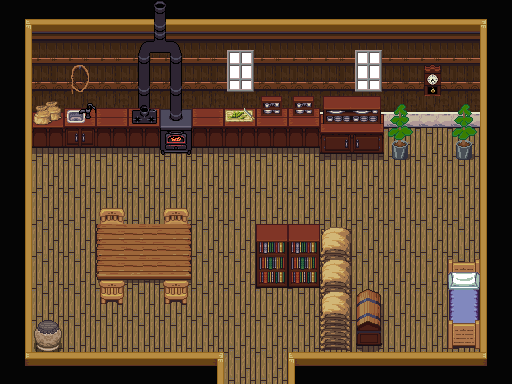

Tiled map render using the project's own tile images. Description and the whole map definition, tile-layer contents included, below:
An orthogonal 16x12 tile map with 32x32 px tiles, 5 tile layers (U_Background, U_Furniture, U_Furniture2, U_Furniture3, ...), 2 tilesets and 14 objects (village1).

<map version="1.2" tiledversion="1.2.5" orientation="orthogonal" renderorder="right-down" width="16" height="12" tilewidth="32" tileheight="32" infinite="0" nextlayerid="8" nextobjectid="18">
 <tileset firstgid="1" source="Indoor.tsx" />
 <tileset firstgid="769" source="Indoor_2.tsx" />
 <layer id="1" name="U_Background" width="16" height="12">
  <data encoding="csv">
338,340,340,340,340,340,340,340,340,340,340,340,340,340,340,337,
317,225,225,225,225,225,225,225,225,225,225,225,225,225,225,315,
317,249,249,249,249,249,249,249,249,249,249,249,249,249,249,315,
317,273,273,273,273,273,273,273,273,273,273,273,273,273,273,315,
317,361,361,361,361,361,361,361,361,361,361,361,361,361,361,315,
317,361,361,361,361,361,361,361,361,361,361,361,361,361,361,315,
317,361,361,361,361,361,361,361,361,361,361,361,361,361,361,315,
317,361,361,361,361,361,361,361,361,361,361,361,361,361,361,315,
317,361,361,361,361,361,361,361,361,361,361,361,361,361,361,315,
317,361,361,361,361,361,361,361,361,361,361,361,361,361,361,315,
317,361,361,361,361,361,361,361,361,361,361,361,361,361,361,315,
314,292,292,292,292,292,293,361,361,291,292,292,292,292,292,313
</data>
 </layer>
 <layer id="3" name="U_Furniture" width="16" height="12">
  <data encoding="csv">
0,0,0,0,441,465,0,0,0,0,0,0,0,0,0,0,
0,0,0,0,442,443,0,0,0,0,0,0,0,0,0,0,
0,0,0,0,468,468,0,0,0,0,0,0,0,0,0,0,
0,439,363,364,490,491,364,411,412,412,0,0,0,0,0,0,
0,388,387,388,388,516,388,388,388,388,0,0,0,0,0,0,
0,0,0,0,0,0,0,0,0,0,0,0,0,0,0,0,
0,0,0,941,0,941,0,0,0,0,0,0,0,0,0,0,
0,0,0,957,827,957,0,0,0,0,301,0,0,0,0,0,
0,0,0,0,0,0,0,0,0,0,325,0,0,0,303,0,
0,0,0,0,0,0,0,0,0,0,301,302,0,0,327,0,
0,0,0,0,0,0,0,0,0,0,325,326,0,0,351,0,
0,0,0,0,0,0,0,0,0,0,0,0,0,0,0,0
</data>
 </layer>
 <layer id="4" name="U_Furniture2" width="16" height="12">
  <data encoding="csv">
0,0,0,0,0,0,0,0,0,0,0,0,0,0,0,0,
0,0,0,0,0,0,0,86,0,0,0,86,0,0,0,0,
0,0,464,0,0,0,0,110,0,0,0,110,0,532,0,0,
0,0,0,0,413,0,0,0,0,0,73,74,84,0,84,0,
0,0,0,0,0,0,0,0,0,0,97,98,108,0,108,0,
0,0,0,0,0,0,0,0,0,0,0,0,0,0,0,0,
0,0,0,0,0,0,0,0,0,0,0,0,0,0,0,0,
0,0,0,33,34,35,0,0,434,434,0,0,0,0,0,0,
0,0,0,57,58,59,0,0,458,458,301,0,0,0,0,0,
0,0,0,0,0,0,0,0,0,0,325,0,0,0,0,0,
0,0,0,0,0,0,0,0,0,0,0,0,0,0,0,0,
0,0,0,0,0,0,0,0,0,0,0,0,0,0,0,0
</data>
 </layer>
 <layer id="5" name="U_Furniture3" width="16" height="12">
  <data encoding="csv">
0,0,0,0,0,0,0,0,0,0,0,0,0,0,0,0,
0,0,0,0,0,0,0,0,0,0,0,0,0,0,0,0,
0,0,0,0,0,0,0,0,0,0,0,0,0,0,0,0,
0,0,0,0,0,0,0,0,0,0,0,0,0,0,0,0,
0,0,0,0,0,0,0,0,0,0,0,0,0,0,0,0,
0,0,0,0,0,0,0,0,0,0,0,0,0,0,0,0,
0,0,0,0,0,0,0,0,0,0,0,0,0,0,0,0,
0,0,0,0,0,0,0,0,0,0,0,0,0,0,0,0,
0,0,0,942,0,942,0,0,0,0,0,0,0,0,0,0,
0,0,0,958,0,958,0,0,0,0,301,0,0,0,0,0,
0,174,0,0,0,0,0,0,0,0,325,0,0,0,0,0,
0,0,0,0,0,0,0,0,0,0,0,0,0,0,0,0
</data>
 </layer>
 <layer id="6" name="T_Furniture" width="16" height="12">
  <data encoding="csv">
0,0,0,0,0,0,0,0,0,0,0,0,0,0,0,0,
0,0,0,0,0,0,0,0,0,0,0,0,0,0,0,0,
0,0,0,0,0,0,0,0,0,0,0,0,0,0,0,0,
0,0,0,0,0,0,0,0,0,0,0,0,0,0,0,0,
0,0,0,0,0,0,0,0,0,0,0,0,0,0,0,0,
0,0,0,0,0,0,0,0,0,0,0,0,0,0,0,0,
0,0,0,0,0,0,0,0,0,0,0,0,0,0,0,0,
0,0,0,0,0,0,0,0,434,434,301,0,0,0,0,0,
0,0,0,0,0,0,0,0,0,0,0,0,0,0,0,0,
0,0,0,0,0,0,0,0,0,0,0,0,0,0,0,0,
0,0,0,0,0,0,0,0,0,0,0,0,0,0,0,0,
0,0,0,0,0,0,0,0,0,0,0,0,0,0,0,0
</data>
 </layer>
 <objectgroup id="2" name="Collisions">
  <object id="1" x="480" y="0" width="32" height="384" />
  <object id="2" x="288" y="352" width="192" height="32" />
  <object id="3" x="0" y="352" width="224" height="32" />
  <object id="4" x="0" y="0" width="32" height="352" />
  <object id="5" x="32" y="0" width="448" height="128" />
  <object id="8" x="448" y="256" width="32" height="96" />
  <object id="9" x="448" y="128" width="32" height="32" />
  <object id="10" x="384" y="128" width="32" height="32" />
  <object id="11" x="352" y="288" width="32" height="64" />
  <object id="12" x="320" y="256" width="32" height="96" />
  <object id="13" x="256" y="256" width="64" height="32" />
  <object id="14" x="96" y="224" width="96" height="64" />
  <object id="15" x="32" y="320" width="32" height="32" />
 </objectgroup>
 <objectgroup id="7" name="Doorways">
  <object id="17" name="village1" x="224" y="352" width="64" height="32">
   <properties>
    <property name="pos_x" type="int" value="19" />
    <property name="pos_y" type="int" value="21" />
   </properties>
  </object>
 </objectgroup>
</map>
